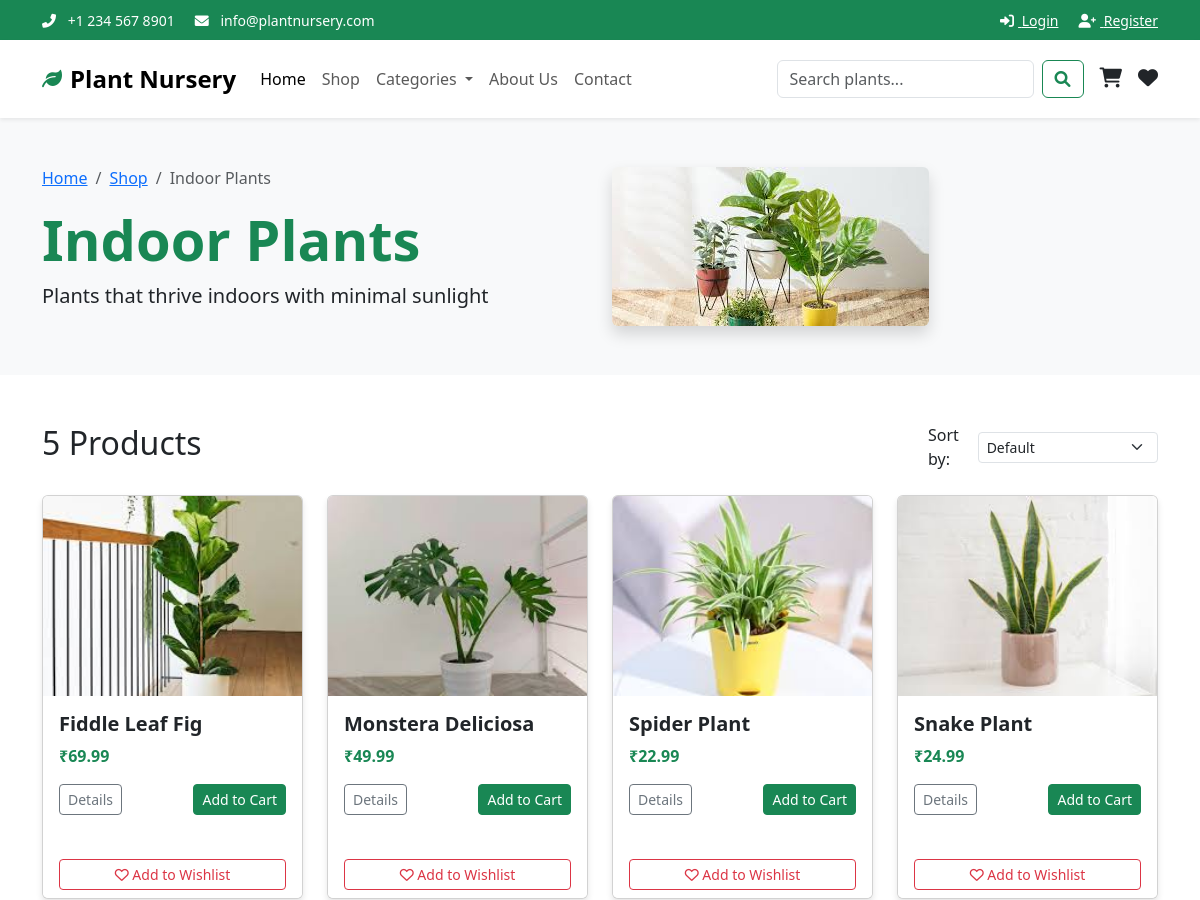
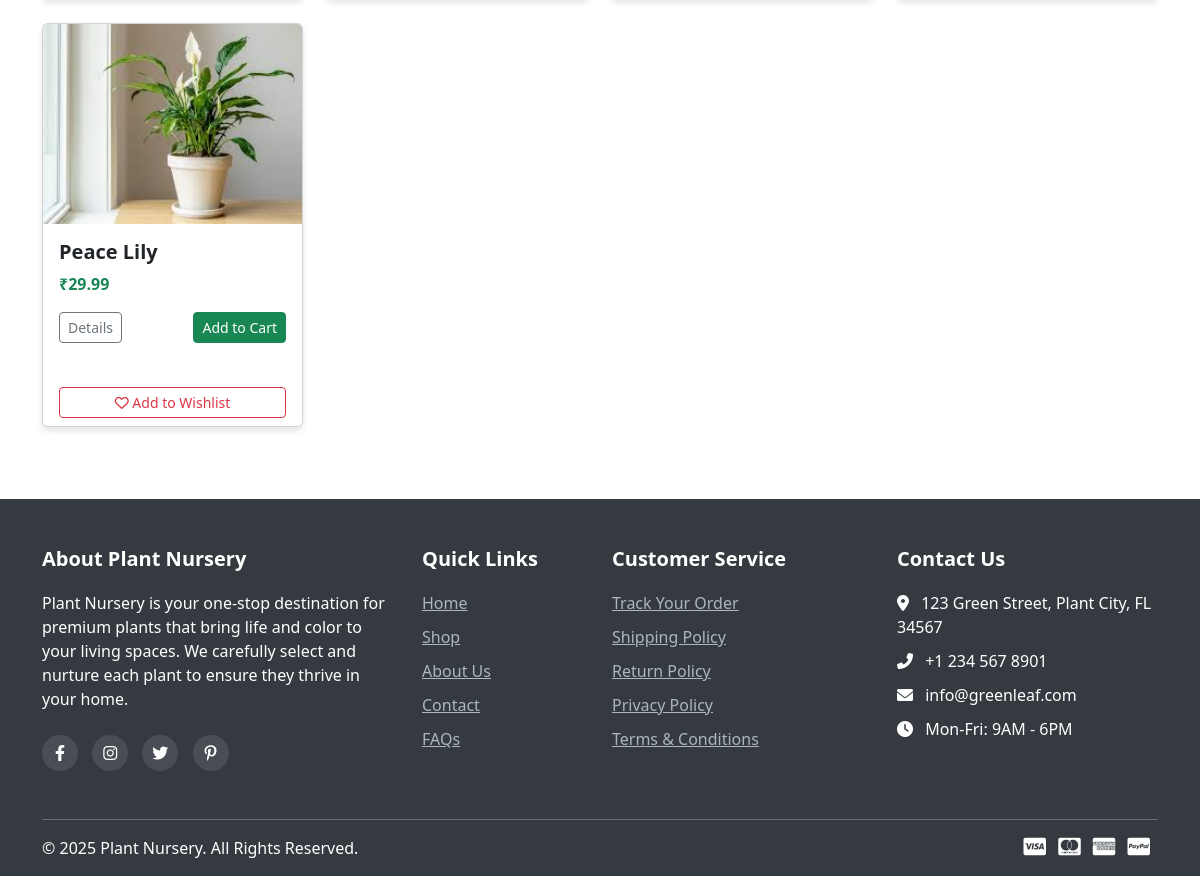
The page /category.php?id=1 on the database as committed earlier (2 pictures, top to bottom).
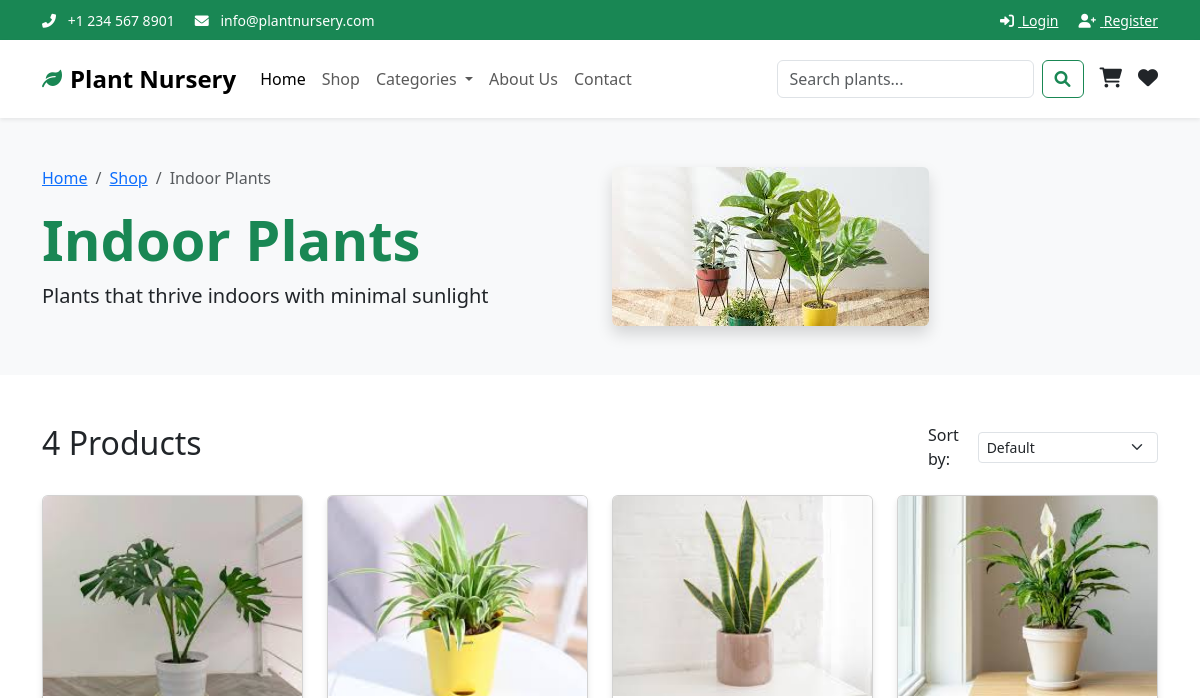
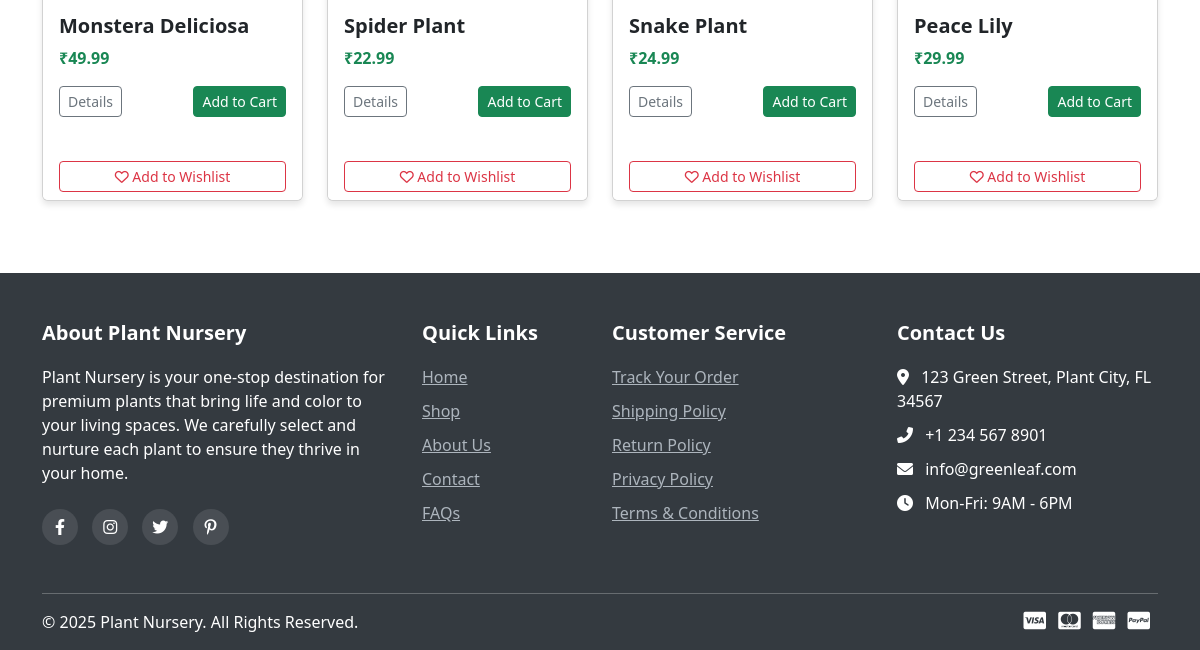
The same page on the database as committed later (2 pictures, top to bottom).
### tables this page shows
CREATE TABLE IF NOT EXISTS categories (
    id INT AUTO_INCREMENT PRIMARY KEY,
    name VARCHAR(100) NOT NULL,
    description TEXT,
    image_path VARCHAR(255),
    created_at TIMESTAMP DEFAULT CURRENT_TIMESTAMP,
    updated_at TIMESTAMP DEFAULT CURRENT_TIMESTAMP ON UPDATE CURRENT_TIMESTAMP
);

CREATE TABLE IF NOT EXISTS products (
    id INT AUTO_INCREMENT PRIMARY KEY,
    name VARCHAR(100) NOT NULL,
    description TEXT,
    price DECIMAL(10, 2) NOT NULL,
    sale_price DECIMAL(10, 2),
    stock_quantity INT NOT NULL DEFAULT 0,
    reorder_level INT NOT NULL DEFAULT 10,
    image_path VARCHAR(255),
    category_id INT,
    featured BOOLEAN DEFAULT 0,
    status ENUM('in_stock', 'out_of_stock', 'coming_soon') DEFAULT 'in_stock',
    created_at TIMESTAMP DEFAULT CURRENT_TIMESTAMP,
    updated_at TIMESTAMP DEFAULT CURRENT_TIMESTAMP ON UPDATE CURRENT_TIMESTAMP,
    FOREIGN KEY (category_id) REFERENCES categories(id) ON DELETE SET NULL
);

### category.php (the view, shortened to what this page needs)
<?php
include_once("includes/db_connection.php");
$category_id = isset($_GET['id']) ? intval($_GET['id']) : 0;
$category = null;
$query = "SELECT * FROM categories WHERE id = $category_id";
$result = mysqli_query($conn, $query);
if ($result && mysqli_num_rows($result) > 0) {
    $category = mysqli_fetch_assoc($result);
} else {
    header("Location: shop.php");
    exit();
}
$sort = isset($_GET['sort']) ? $_GET['sort'] : 'default';
$query = "SELECT * FROM products WHERE category_id = $category_id";
switch ($sort) {
    default:
        $query .= " ORDER BY id DESC";
}
$result = mysqli_query($conn, $query);
$products = [];
if ($result) {
    while ($row = mysqli_fetch_assoc($result)) {
        $products[] = $row;
    }
}
?>
<!DOCTYPE html>
<html lang="en">
<head>
    <link rel="stylesheet" href="css/style.css">
    <link href="https://cdn.jsdelivr.net/npm/bootstrap@5.3.0/dist/css/bootstrap.min.css" rel="stylesheet">
    <link rel="stylesheet" href="https://cdnjs.cloudflare.com/ajax/libs/font-awesome/6.0.0/css/all.min.css">
</head>
<body>
    <?php include_once("includes/header.php"); ?>
    <section class="category-banner py-5 bg-light">
        <div class="container">
            <div class="row align-items-center">
                <div class="col-md-6">
                    <nav aria-label="breadcrumb">
                        <ol class="breadcrumb">
                            <li class="breadcrumb-item"><a href="index.php">Home</a></li>
                            <li class="breadcrumb-item"><a href="shop.php">Shop</a></li>
                            <li class="breadcrumb-item active" aria-current="page"><?php echo htmlspecialchars($category['name']); ?></li>
                        </ol>
                    </nav>
                    <h1 class="display-4 fw-bold text-success"><?php echo htmlspecialchars($category['name']); ?></h1>
                    <p class="lead"><?php echo htmlspecialchars($category['description']); ?></p>
                </div>
                <div class="col-md-6">
                    <img src="<?php echo $category['image_path']; ?>" alt="<?php echo htmlspecialchars($category['name']); ?>" class="img-fluid rounded shadow">
                </div>
            </div>
        </div>
    </section>
    <section class="products-section py-5">
        <div class="container">
            <div class="row">
                <div class="col-12 mb-4">
                    <div class="d-flex justify-content-between align-items-center">
                        <h2><?php echo count($products); ?> Products</h2>
                        <div class="sort-options">
                            <form action="category.php" method="GET" class="d-flex align-items-center">
                                <label for="sort" class="me-2">Sort by:</label>
                                <select class="form-select form-select-sm" name="sort" id="sort" onchange="this.form.submit()">
                                    <option value="default" <?php echo $sort == 'default' ? 'selected' : ''; ?>>Default</option>
                                </select>
                            </form>
                        </div>
                    </div>
                </div>
            </div>
            <div class="row">
                <?php if(count($products) > 0): ?>
                    <?php foreach($products as $product): ?>
                        <div class="col-md-4 col-lg-3 mb-4">
                            <div class="card h-100 product-card">
                                <img src="<?php echo $product['image_path']; ?>" class="card-img-top" alt="<?php echo htmlspecialchars($product['name']); ?>">
                                <div class="card-body">
                                    <h5 class="card-title"><?php echo htmlspecialchars($product['name']); ?></h5>
                                    <p class="card-text text-success fw-bold">₹<?php echo number_format($product['price'], 2); ?></p>
                                    <div class="d-flex justify-content-between">
                                        <a href="product.php?id=<?php echo $product['id']; ?>" class="btn btn-sm btn-outline-secondary">Details</a>
                                        <a href="add_to_cart.php?id=<?php echo $product['id']; ?>" class="btn btn-sm btn-success">Add to Cart</a>
                                    </div>
                                </div>
                                <div class="card-footer bg-white border-top-0">
                                    <a href="add_to_wishlist.php?id=<?php echo $product['id']; ?>" class="btn btn-sm btn-outline-danger w-100"><i class="far fa-heart"></i> Add to Wishlist</a>
                                </div>
                            </div>
                        </div>
                    <?php endforeach; ?>
                <?php endif; ?>
            </div>
        </div>
    </section>
    <?php include_once("includes/footer.php"); ?>
</body>
</html>

### includes/header.php (shortened to what this page needs)
<header>
    <div class="bg-success text-white py-2">
        <div class="container">
            <div class="row align-items-center">
                <div class="col-md-6">
                    <small><i class="fas fa-phone-alt me-2"></i> +1 234 567 8901</small>
                    <small class="ms-3"><i class="fas fa-envelope me-2"></i> info@plantnursery.com</small>
                </div>
                <div class="col-md-6 text-end">
                    <?php if (isset($_SESSION['user_id'])): ?>
                        <small>Welcome, <?php echo $_SESSION['username']; ?> | </small>
                        <a href="myaccount.php" class="text-white me-3"><small><i class="fas fa-user me-1"></i> My Account</small></a>
                        <a href="logout.php" class="text-white"><small><i class="fas fa-sign-out-alt me-1"></i> Logout</small></a>
                    <?php else: ?>
                        <a href="login.php" class="text-white me-3"><small><i class="fas fa-sign-in-alt me-1"></i> Login</small></a>
                        <a href="register.php" class="text-white"><small><i class="fas fa-user-plus me-1"></i> Register</small></a>
                    <?php endif; ?>
                </div>
            </div>
        </div>
    </div>
    <nav class="navbar navbar-expand-lg navbar-light bg-white py-3 shadow-sm">
        <div class="container">
            <a class="navbar-brand d-flex align-items-center" href="index.php">
                <i class="fas fa-leaf text-success me-2"></i>
                <span class="fw-bold fs-4">Plant Nursery</span>
            </a>
            <div class="collapse navbar-collapse" id="navbarSupportedContent">
                <ul class="navbar-nav me-auto mb-2 mb-lg-0">
                    <li class="nav-item">
                        <a class="nav-link active" aria-current="page" href="index.php">Home</a>
                    </li>
                    <li class="nav-item">
                        <a class="nav-link" href="shop.php">Shop</a>
                    </li>
                    <li class="nav-item dropdown">
                        <a class="nav-link dropdown-toggle" href="#" id="navbarDropdown" role="button" data-bs-toggle="dropdown" aria-expanded="false">
                            Categories
                        </a>
                            <?php
                            include_once('db_connection.php');
                            $query = "SELECT * FROM categories ORDER BY name ASC";
                            $result = mysqli_query($conn, $query);
                            ?>
                    </li>
                    <li class="nav-item">
                        <a class="nav-link" href="about.php">About Us</a>
                    </li>
                    <li class="nav-item">
                        <a class="nav-link" href="contact.php">Contact</a>
                    </li>
                </ul>
                <div class="d-flex align-items-center">
                    <form class="d-flex me-3" action="search.php" method="GET">
                        <input class="form-control me-2" type="search" name="query" placeholder="Search plants..." aria-label="Search">
                        <button class="btn btn-outline-success" type="submit"><i class="fas fa-search"></i></button>
                    </form>
                    <a href="cart.php" class="position-relative me-3 text-dark">
                        <i class="fas fa-shopping-cart fs-5"></i>
                    </a>
                    <a href="wishlist.php" class="text-dark">
                        <i class="fas fa-heart fs-5"></i>
                    </a>
                </div>
            </div>
        </div>
    </nav>
</header>

### includes/footer.php
<footer class="pt-5 pb-3">
    <div class="container">
        <div class="row">
            <div class="col-md-4 mb-4">
                <div class="footer-about">
                    <h5 class="footer-heading">About Plant Nursery</h5>
                    <p>Plant Nursery is your one-stop destination for premium plants that bring life and color to your living spaces. We carefully select and nurture each plant to ensure they thrive in your home.</p>
                    <div class="social-icons mt-4">
                        <a href="#"><i class="fab fa-facebook-f"></i></a>
                        <a href="#"><i class="fab fa-instagram"></i></a>
                        <a href="#"><i class="fab fa-twitter"></i></a>
                        <a href="#"><i class="fab fa-pinterest-p"></i></a>
                    </div>
                </div>
            </div>
            <div class="col-md-2 mb-4">
                <h5 class="footer-heading">Quick Links</h5>
                <ul>
                    <li><a href="index.php">Home</a></li>
                    <li><a href="shop.php">Shop</a></li>
                    <li><a href="about.php">About Us</a></li>
                    <li><a href="contact.php">Contact</a></li>
                    <li><a href="faq.php">FAQs</a></li>
                </ul>
            </div>
            <div class="col-md-3 mb-4">
                <h5 class="footer-heading">Customer Service</h5>
                <ul>
                    <li><a href="track-order.php">Track Your Order</a></li>
                    <li><a href="shipping-policy.php">Shipping Policy</a></li>
                    <li><a href="return-policy.php">Return Policy</a></li>
                    <li><a href="privacy-policy.php">Privacy Policy</a></li>
                    <li><a href="terms-conditions.php">Terms & Conditions</a></li>
                </ul>
            </div>
            <div class="col-md-3 mb-4">
                <h5 class="footer-heading">Contact Us</h5>
                <ul class="contact-info">
                    <li><i class="fas fa-map-marker-alt me-2"></i> 123 Green Street, Plant City, FL 34567</li>
                    <li><i class="fas fa-phone-alt me-2"></i> +1 234 567 8901</li>
                    <li><i class="fas fa-envelope me-2"></i> info@greenleaf.com</li>
                    <li><i class="fas fa-clock me-2"></i> Mon-Fri: 9AM - 6PM</li>
                </ul>
            </div>
        </div>
        <hr class="mt-4">
        <div class="row">
            <div class="col-md-6">
                <p class="mb-0">&copy; <?php echo date('Y'); ?> Plant Nursery. All Rights Reserved.</p>
            </div>
            <div class="col-md-6 text-md-end">
                <div class="payment-methods">
                    <i class="fab fa-cc-visa me-2 fs-5"></i>
                    <i class="fab fa-cc-mastercard me-2 fs-5"></i>
                    <i class="fab fa-cc-amex me-2 fs-5"></i>
                    <i class="fab fa-cc-paypal me-2 fs-5"></i>
                </div>
            </div>
        </div>
    </div>
</footer>

### css/style.css (style rules this page uses)
:root { --primary-color: #198754; --secondary-color: #6c757d; --dark-green: #155724; --light-green: #d4edda; --bs-body-font-family: 'Poppins', sans-serif; }
body { font-family: 'Poppins', sans-serif; color: #333; line-height: 1.6; }
a { text-decoration: none; color: var(--primary-color); transition: all 0.3s ease; }
.btn-success { background-color: var(--primary-color); border-color: var(--primary-color); }
.btn-outline-success { color: var(--primary-color); border-color: var(--primary-color); }
.card { border: none; box-shadow: 0 4px 6px rgba(0, 0, 0, 0.1); transition: transform 0.3s ease, box-shadow 0.3s ease; margin-bottom: 20px; }
.card-title { font-weight: 600; color: var(--dark-green); }
.product-card .card-img-top { height: 200px; object-fit: cover; }
footer { background-color: #343a40; color: white; padding: 50px 0 20px; }
footer .footer-heading { font-weight: 600; margin-bottom: 20px; color: white; }
footer ul { list-style: none; padding-left: 0; }
footer ul li { margin-bottom: 10px; }
footer ul li a { color: #adb5bd; }
.social-icons a { display: inline-block; width: 36px; height: 36px; border-radius: 50%; background-color: rgba(255, 255, 255, 0.1); color: white; text-align: center; line-height: 36px; margin-right: 10px; transition: all 0.3s ease; }

Rows that differ between the two databases and show on the page:
removed products: image_path (picture), name "Fiddle Leaf Fig", price "69.99"
Other text that changed with them:
count($products): "5" → "4"
